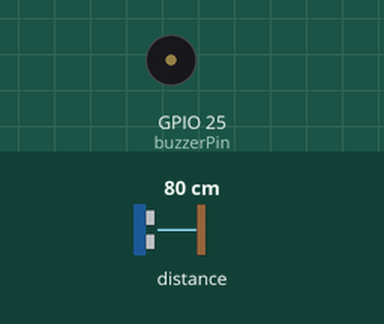
This sketch was run on a simulated ESP32. Shown: buzzer (waves = sounding, pin HIGH). Inputs (shaded band) come from the test bench; at power-on: distance to the obstacle 80 cm. WiFi joins after 1.5 s; servers stay silent unless stated; what the sketch prints to the serial monitor is not drawn.

Above: at 3.2 s.
3.3 s: distance to the obstacle set to 11 cm
4.8 s: distance to the obstacle set to 8 cm
At 5.4 s:
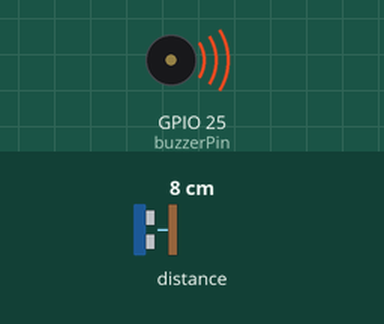
Timing chart, 0 to 11.6 s (numbered marks = the images above; inputs shaded):
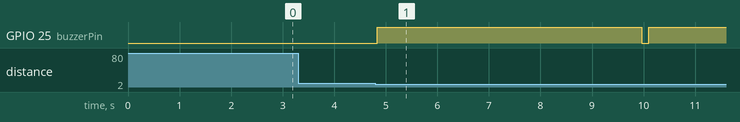

Measured:
- the behaviour switches between 10 and 9 cm on distance to the obstacle (found by bisection; images 0 and 1)
- after the input at 3.3 s, every drawn part: stays the same
- after the input at 4.8 s, GPIO 25 (buzzerPin): LOW → HIGH at once, → LOW 5.1 s later, → HIGH 0.13 s later

The sketch:

shop.ino
```cpp
#include <Wire.h>
#include <Adafruit_VL53L0X.h>
#include <WiFi.h>

// Wi-Fi credentials for optional notification
const char* ssid     = "Your_SSID";
const char* password = "Your_PASSWORD";

// Sensor and buzzer
Adafruit_VL53L0X lox = Adafruit_VL53L0X();
const int buzzerPin = 25;  // PWM pin for buzzer

// Motion detection
int thresholdDistance = 100; // Distance in mm
bool alarmTriggered = false;
unsigned long alarmDuration = 5000; // ms
unsigned long alarmStart = 0;

void setup() {
  Serial.begin(115200);
  pinMode(buzzerPin, OUTPUT);
  digitalWrite(buzzerPin, LOW);

  // Start I2C for VL53L0X
  Wire.begin();
  if (!lox.begin()) {
    Serial.println("VL53L0X not detected!");
    while (1);
  }

  // Optional: connect to Wi-Fi
  WiFi.begin(ssid, password);
  Serial.print("Connecting to Wi-Fi");
  int attempts = 0;
  while (WiFi.status() != WL_CONNECTED && attempts < 10) {
    delay(1000);
    Serial.print(".");
    attempts++;
  }
  if (WiFi.status() == WL_CONNECTED) {
    Serial.println("\nWi-Fi connected!");
  } else {
    Serial.println("\nWi-Fi connection failed.");
  }
}

void loop() {
  VL53L0X_RangingMeasurementData_t measure;
  lox.rangingTest(&measure, false);

  if (measure.RangeStatus != 4) {
    Serial.print("Distance: ");
    Serial.print(measure.RangeMilliMeter);
    Serial.println(" mm");

    if (measure.RangeMilliMeter < thresholdDistance && !alarmTriggered) {
      triggerAlarm();
    }
  } else {
    Serial.println("Out of range");
  }

  if (alarmTriggered && (millis() - alarmStart >= alarmDuration)) {
    stopAlarm();
  }

  delay(100);
}

void triggerAlarm() {
  Serial.println("🔔 Theft Detected! Triggering Alarm.");
  digitalWrite(buzzerPin, HIGH);
  alarmStart = millis();
  alarmTriggered = true;

  if (WiFi.status() == WL_CONNECTED) {
    sendWiFiAlert();
  }
}

void stopAlarm() {
  digitalWrite(buzzerPin, LOW);
  alarmTriggered = false;
  Serial.println("Alarm deactivated.");
}

void sendWiFiAlert() {

  WiFiClient client;
  const char* host = "your-server.com"; // e.g., IFTTT webhook or Node-RED
  const int port = 80;

  if (!client.connect(host, port)) {
    Serial.println("Failed to connect to server.");
    return;
  }

  String url = "/alert-endpoint?event=theft_detected";
  client.print(String("GET ") + url + " HTTP/1.1\r\n" +
               "Host: " + host + "\r\n" +
               "Connection: close\r\n\r\n");
  Serial.println("Wi-Fi alert sent.");
}
```
